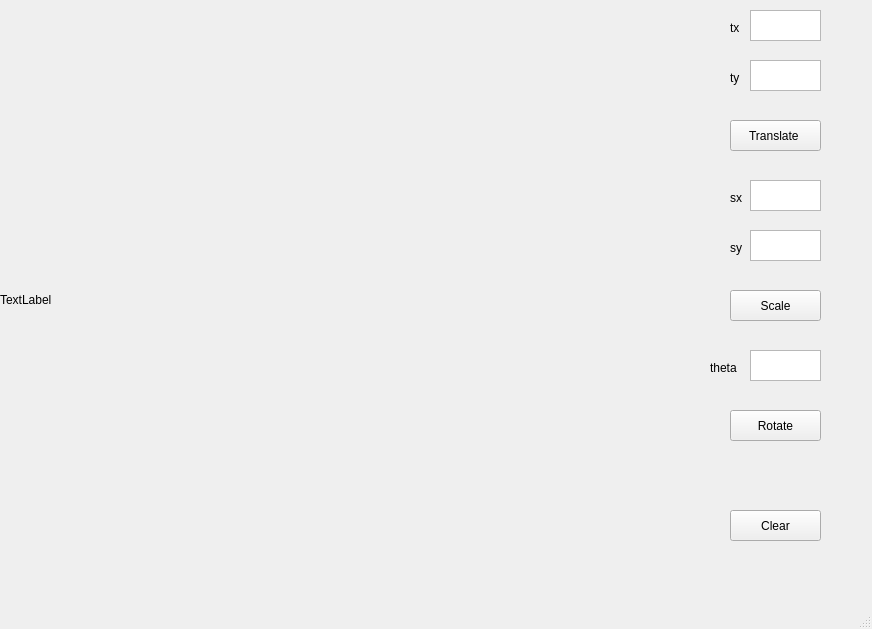
<?xml version="1.0" encoding="UTF-8"?>
<ui version="4.0">
 <class>MainWindow</class>
 <widget class="QMainWindow" name="MainWindow">
  <property name="geometry">
   <rect>
    <x>0</x>
    <y>0</y>
    <width>872</width>
    <height>629</height>
   </rect>
  </property>
  <property name="windowTitle">
   <string>MainWindow</string>
  </property>
  <widget class="QWidget" name="centralwidget">
   <widget class="QLabel" name="label">
    <property name="geometry">
     <rect>
      <x>0</x>
      <y>0</y>
      <width>600</width>
      <height>600</height>
     </rect>
    </property>
    <property name="text">
     <string>TextLabel</string>
    </property>
   </widget>
   <widget class="QLabel" name="label_2">
    <property name="geometry">
     <rect>
      <x>730</x>
      <y>20</y>
      <width>49</width>
      <height>16</height>
     </rect>
    </property>
    <property name="text">
     <string>tx</string>
    </property>
   </widget>
   <widget class="QTextEdit" name="textEdit">
    <property name="geometry">
     <rect>
      <x>750</x>
      <y>10</y>
      <width>71</width>
      <height>31</height>
     </rect>
    </property>
   </widget>
   <widget class="QTextEdit" name="textEdit_2">
    <property name="geometry">
     <rect>
      <x>750</x>
      <y>60</y>
      <width>71</width>
      <height>31</height>
     </rect>
    </property>
   </widget>
   <widget class="QLabel" name="label_3">
    <property name="geometry">
     <rect>
      <x>730</x>
      <y>70</y>
      <width>49</width>
      <height>16</height>
     </rect>
    </property>
    <property name="text">
     <string>ty</string>
    </property>
   </widget>
   <widget class="QPushButton" name="pushButton">
    <property name="geometry">
     <rect>
      <x>730</x>
      <y>120</y>
      <width>91</width>
      <height>31</height>
     </rect>
    </property>
    <property name="text">
     <string>Translate </string>
    </property>
   </widget>
   <widget class="QTextEdit" name="textEdit_3">
    <property name="geometry">
     <rect>
      <x>750</x>
      <y>230</y>
      <width>71</width>
      <height>31</height>
     </rect>
    </property>
   </widget>
   <widget class="QLabel" name="label_4">
    <property name="geometry">
     <rect>
      <x>730</x>
      <y>240</y>
      <width>49</width>
      <height>16</height>
     </rect>
    </property>
    <property name="text">
     <string>sy</string>
    </property>
   </widget>
   <widget class="QTextEdit" name="textEdit_4">
    <property name="geometry">
     <rect>
      <x>750</x>
      <y>180</y>
      <width>71</width>
      <height>31</height>
     </rect>
    </property>
   </widget>
   <widget class="QLabel" name="label_5">
    <property name="geometry">
     <rect>
      <x>730</x>
      <y>190</y>
      <width>49</width>
      <height>16</height>
     </rect>
    </property>
    <property name="text">
     <string>sx</string>
    </property>
   </widget>
   <widget class="QPushButton" name="pushButton_2">
    <property name="geometry">
     <rect>
      <x>730</x>
      <y>290</y>
      <width>91</width>
      <height>31</height>
     </rect>
    </property>
    <property name="text">
     <string>Scale</string>
    </property>
   </widget>
   <widget class="QTextEdit" name="textEdit_5">
    <property name="geometry">
     <rect>
      <x>750</x>
      <y>350</y>
      <width>71</width>
      <height>31</height>
     </rect>
    </property>
   </widget>
   <widget class="QLabel" name="label_6">
    <property name="geometry">
     <rect>
      <x>710</x>
      <y>360</y>
      <width>49</width>
      <height>16</height>
     </rect>
    </property>
    <property name="text">
     <string>theta</string>
    </property>
   </widget>
   <widget class="QPushButton" name="pushButton_3">
    <property name="geometry">
     <rect>
      <x>730</x>
      <y>410</y>
      <width>91</width>
      <height>31</height>
     </rect>
    </property>
    <property name="text">
     <string>Rotate</string>
    </property>
   </widget>
   <widget class="QPushButton" name="pushButton_4">
    <property name="geometry">
     <rect>
      <x>730</x>
      <y>510</y>
      <width>91</width>
      <height>31</height>
     </rect>
    </property>
    <property name="text">
     <string>Clear</string>
    </property>
   </widget>
  </widget>
  <widget class="QMenuBar" name="menubar">
   <property name="geometry">
    <rect>
     <x>0</x>
     <y>0</y>
     <width>872</width>
     <height>21</height>
    </rect>
   </property>
  </widget>
  <widget class="QStatusBar" name="statusbar"/>
 </widget>
 <resources/>
 <connections/>
</ui>
